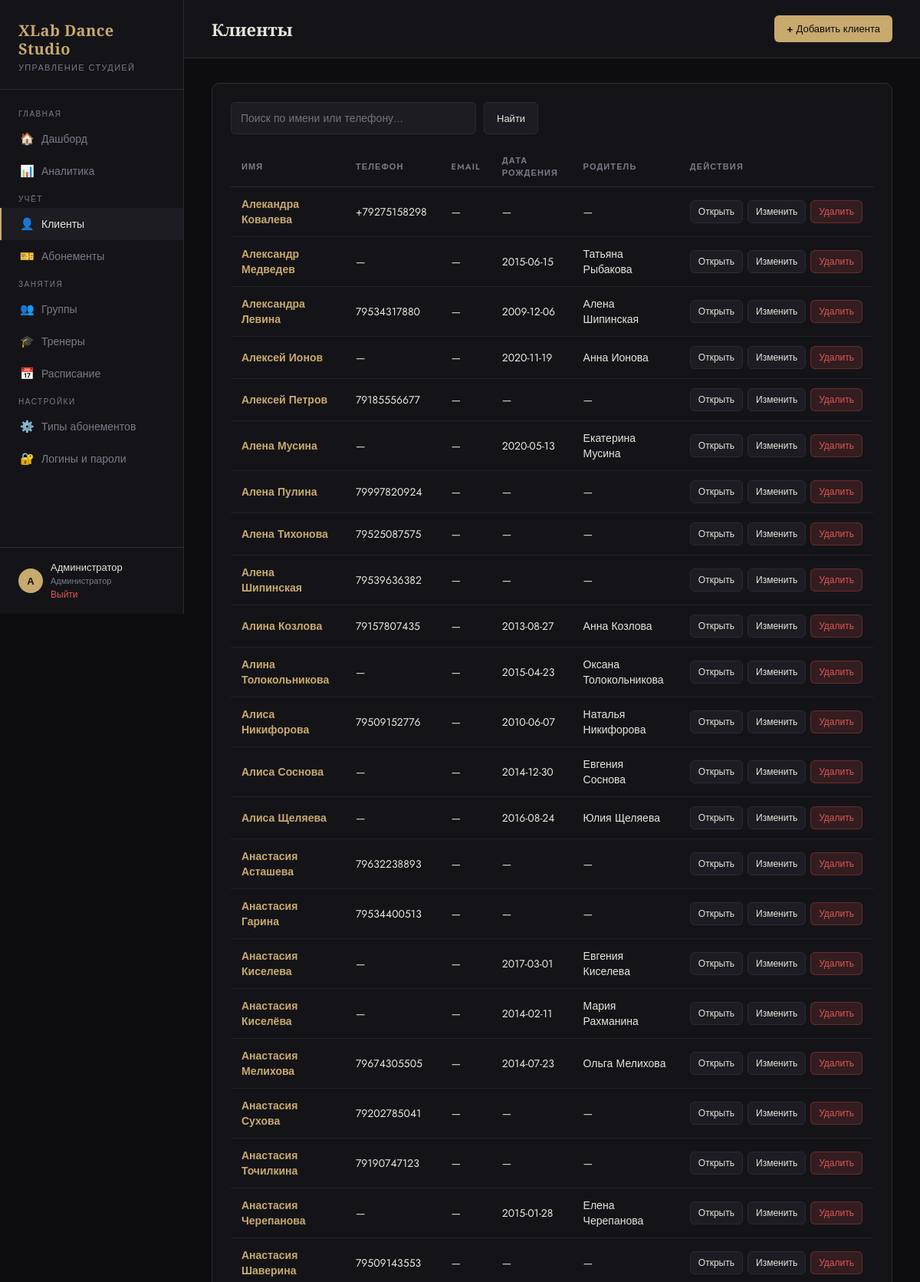
Screenshot of /clients (signed in, upper part) with the database file from the repository.
### tables this page shows
CREATE TABLE users (
            id INTEGER PRIMARY KEY AUTOINCREMENT,
            role TEXT NOT NULL, -- admin | trainer
            username TEXT UNIQUE NOT NULL,
            password TEXT NOT NULL,
            name TEXT NOT NULL,
            trainer_id INTEGER UNIQUE REFERENCES trainers(id) ON DELETE CASCADE
        );

CREATE TABLE clients (
            id INTEGER PRIMARY KEY AUTOINCREMENT,
            name TEXT NOT NULL,
            phone TEXT,
            email TEXT,
            birthdate TEXT,
            parent_id INTEGER REFERENCES clients(id) ON DELETE SET NULL,
            notes TEXT,
            created_at TEXT DEFAULT (datetime('now','localtime'))
        );

### app.py (the view)
@app.route('/clients')
@login_required
def clients():
    db = get_db()
    search = request.args.get('search', '')
    if search:
        clients_list = db.execute('''
            SELECT c.*, p.name as parent_name FROM clients c
            LEFT JOIN clients p ON c.parent_id = p.id
            WHERE c.name LIKE ? COLLATE NOCASE OR c.phone LIKE ? ORDER BY CASE WHEN instr(c.name, ' ') > 0 THEN substr(c.name, 1, instr(c.name, ' ')-1) ELSE c.name END COLLATE NOCASE, c.name COLLATE NOCASE
        ''', (f'%{search}%', f'%{search}%')).fetchall()
    else:
        clients_list = db.execute('''
            SELECT c.*, p.name as parent_name FROM clients c
            LEFT JOIN clients p ON c.parent_id = p.id
            ORDER BY CASE WHEN instr(c.name, ' ') > 0 THEN substr(c.name, 1, instr(c.name, ' ')-1) ELSE c.name END COLLATE NOCASE, c.name COLLATE NOCASE
        ''').fetchall()
    return render_template('clients.html', clients=clients_list, search=search)

### app.py (called while the page is built, shortened)
def current_role():
    return session.get('role', 'admin')

def is_admin():
    return current_role() == 'admin'

def sync_session_user():
    if 'user_id' not in session:
        return
    db = get_db()
    user = db.execute('SELECT role, trainer_id, name FROM users WHERE id=?', (session['user_id'],)).fetchone()
    if not user:
        session.clear()
        return
    session['role'] = user['role']
    session['trainer_id'] = user['trainer_id']
    session['user_name'] = user['name']

@app.before_request
def setup():
    if request.endpoint is None:
        return
    if request.endpoint in ('login', 'logout', 'static'):
        return
    if 'user_id' not in session:
        return
    sync_session_user()
    if is_admin():
        return

def login_required(f):
    from functools import wraps
    @wraps(f)
    def decorated(*args, **kwargs):
        if 'user_id' not in session:
            return redirect(url_for('login'))
        return f(*args, **kwargs)
    return decorated

### database.py (called while the page is built)
def get_db():
    from app import app
    if 'db' not in g:
        g.db = sqlite3.connect(DATABASE)
        g.db.row_factory = sqlite3.Row
        g.db.execute("PRAGMA foreign_keys = ON")
    return g.db

### templates/clients.html (shortened to what this page needs)
{% extends "base.html" %}
{% block topbar_title %}Клиенты{% endblock %}
{% block topbar_actions %}
  <a href="{{ url_for('add_client') }}" class="btn btn-primary">+ Добавить клиента</a>
{% endblock %}
{% block content %}
<div class="card">
  <div style="margin-bottom:16px">
    <form method="GET" style="display:flex; gap:10px">
      <input type="text" name="search" value="{{ search }}" placeholder="Поиск по имени или телефону..." style="max-width:320px">
      <button type="submit" class="btn btn-secondary">Найти</button>
    </form>
  </div>
  {% if clients %}
  <div class="table-wrap">
    <table>
      <thead>
        <tr><th>Имя</th><th>Телефон</th><th>Email</th><th>Дата рождения</th><th>Родитель</th><th>Действия</th></tr>
      </thead>
      <tbody>
        {% for c in clients %}
        <tr>
          <td><a href="{{ url_for('client_detail', id=c.id) }}" style="font-weight:600">{{ c.name }}</a></td>
          <td>{{ c.phone or '—' }}</td>
          <td>{{ c.email or '—' }}</td>
          <td>{{ c.birthdate or '—' }}</td>
          <td>{{ c.parent_name or '—' }}</td>
          <td>
            <div style="display:flex; gap:6px">
              <a href="{{ url_for('client_detail', id=c.id) }}" class="btn btn-secondary btn-sm">Открыть</a>
              <a href="{{ url_for('edit_client', id=c.id) }}" class="btn btn-secondary btn-sm">Изменить</a>
              <form method="POST" action="{{ url_for('delete_client', id=c.id) }}" onsubmit="return confirm('Удалить клиента?')">
                <button class="btn btn-danger btn-sm">Удалить</button>
              </form>
            </div>
          </td>
        </tr>
        {% endfor %}
      </tbody>
    </table>
  </div>
  {% endif %}
</div>
{% endblock %}

### templates/base.html (shortened to what this page needs)
<!DOCTYPE html>
<html lang="ru">
<head>
</head>
<body>
<aside class="sidebar">
  <div class="sidebar-logo">
    <h1>XLab Dance<br>Studio</h1>
    <p>Управление студией</p>
  </div>
  <nav class="nav">
    <div class="nav-section">Главная</div>
    <a href="{{ url_for('dashboard') }}" class="{{ 'active' if request.endpoint == 'dashboard' }}">
      <span class="icon">🏠</span> Дашборд
    </a>
    {% if session.role == 'admin' %}
    <a href="{{ url_for('analytics') }}" class="{{ 'active' if request.endpoint == 'analytics' }}">
      <span class="icon">📊</span> Аналитика
    </a>
    {% endif %}
    {% if session.role == 'admin' %}
    <div class="nav-section">Учёт</div>
    <a href="{{ url_for('clients') }}" class="{{ 'active' if 'client' in request.endpoint }}">
      <span class="icon">👤</span> Клиенты
    </a>
    <a href="{{ url_for('subscriptions') }}" class="{{ 'active' if 'subscription' in request.endpoint and request.endpoint != 'subscription_types' }}">
      <span class="icon">🎫</span> Абонементы
    </a>
    {% endif %}
    <div class="nav-section">Занятия</div>
    {% if session.role == 'admin' %}
    <a href="{{ url_for('groups') }}" class="{{ 'active' if 'group' in request.endpoint }}">
      <span class="icon">👥</span> Группы
    </a>
    {% endif %}
    {% if session.role == 'admin' %}
    <a href="{{ url_for('trainers') }}" class="{{ 'active' if 'trainer' in request.endpoint }}">
      <span class="icon">🎓</span> Тренеры
    </a>
    {% endif %}
    <a href="{{ url_for('schedule') }}" class="{{ 'active' if 'schedule' in request.endpoint or 'attendance' in request.endpoint }}">
      <span class="icon">📅</span> Расписание
    </a>
    {% if session.role == 'admin' %}
    <div class="nav-section">Настройки</div>
    <a href="{{ url_for('subscription_types') }}" class="{{ 'active' if request.endpoint == 'subscription_types' }}">
      <span class="icon">⚙️</span> Типы абонементов
    </a>
    <a href="{{ url_for('accounts') }}" class="{{ 'active' if 'account' in request.endpoint }}">
      <span class="icon">🔐</span> Логины и пароли
    </a>
    {% endif %}
  </nav>
  <div class="sidebar-user">
    <div class="avatar">{{ session.user_name[0] if session.user_name }}</div>
    <div>
      <div style="color: var(--text); font-size: 13px;">{{ session.user_name }}</div>
      <div style="font-size: 11px; color: var(--muted);">{{ 'Администратор' if session.role == 'admin' else 'Тренер' }}</div>
      <a href="{{ url_for('logout') }}">Выйти</a>
    </div>
  </div>
</aside>
<div class="main">
  <div class="topbar">
    <h2>{% block topbar_title %}{% endblock %}</h2>
    <div>{% block topbar_actions %}{% endblock %}</div>
  </div>
  <div class="content">
    {% block content %}{% endblock %}
  </div>
</div>
</body>
</html>

### templates/base.html (style rules this page uses)
:root { --bg: #0d0d0f; --surface: #141418; --surface2: #1c1c22; --border: #2a2a35; --accent: #c8a96e; --accent2: #e8c88a; --text: #e8e4dc; --muted: #7a7a8a; --danger: #e05555; --success: #5cb87a; --warning: #e0a055; --info: #5599e0; --sidebar-w: 240px; }
* { box-sizing: border-box; margin: 0; padding: 0; }
body { background: var(--bg); color: var(--text); font-family: 'Jost', sans-serif; font-weight: 400; min-height: 100vh; display: flex; }
.sidebar { width: var(--sidebar-w); min-height: 100vh; background: var(--surface); border-right: 1px solid var(--border); display: flex; flex-direction: column; position: fixed; top: 0; left: 0; z-index: 100; }
.sidebar-logo { padding: 28px 24px 20px; border-bottom: 1px solid var(--border); }
.sidebar-logo h1 { font-family: 'Playfair Display', serif; font-size: 20px; font-weight: 700; color: var(--accent); letter-spacing: 0.02em; line-height: 1.2; }
.sidebar-logo p { font-size: 11px; color: var(--muted); letter-spacing: 0.12em; text-transform: uppercase; margin-top: 4px; }
.nav { flex: 1; padding: 16px 0; overflow-y: auto; max-height: calc(100vh - 200px); }
.nav-section { padding: 8px 24px 4px; font-size: 10px; letter-spacing: 0.15em; text-transform: uppercase; color: var(--muted); }
.nav a { display: flex; align-items: center; gap: 10px; padding: 10px 24px; color: var(--muted); text-decoration: none; font-size: 14px; font-weight: 400; transition: all 0.2s; border-left: 2px solid transparent; }
.nav a:hover, .nav a.active { color: var(--text); background: var(--surface2); border-left-color: var(--accent); }
.nav a .icon { width: 18px; text-align: center; font-size: 15px; }
.sidebar-user { padding: 16px 24px; border-top: 1px solid var(--border); font-size: 13px; color: var(--muted); display: flex; align-items: center; gap: 10px; }
.sidebar-user .avatar { width: 32px; height: 32px; border-radius: 50%; background: var(--accent); display: flex; align-items: center; justify-content: center; color: var(--bg); font-weight: 700; font-size: 13px; }
.sidebar-user a { color: var(--danger); text-decoration: none; font-size: 12px; }
.main { margin-left: var(--sidebar-w); flex: 1; min-height: 100vh; }
.topbar { padding: 20px 36px; border-bottom: 1px solid var(--border); background: var(--surface); display: flex; align-items: center; justify-content: space-between; position: sticky; top: 0; z-index: 50; }
.topbar h2 { font-family: 'Playfair Display', serif; font-size: 22px; font-weight: 600; color: var(--text); }
.content { padding: 32px 36px; }
.card { background: var(--surface); border: 1px solid var(--border); border-radius: 10px; padding: 24px; }
.table-wrap { overflow-x: auto; }
table { width: 100%; border-collapse: collapse; }
th { text-align: left; padding: 10px 14px; font-size: 11px; font-weight: 600; letter-spacing: 0.1em; text-transform: uppercase; color: var(--muted); border-bottom: 1px solid var(--border); }
td { padding: 12px 14px; font-size: 14px; border-bottom: 1px solid rgba(42,42,53,0.6); vertical-align: middle; }
.btn { display: inline-flex; align-items: center; gap: 6px; padding: 8px 16px; border-radius: 6px; font-size: 13px; font-weight: 500; cursor: pointer; border: none; text-decoration: none; transition: all 0.2s; font-family: 'Jost', sans-serif; }
.btn-primary { background: var(--accent); color: var(--bg); }
.btn-secondary { background: var(--surface2); color: var(--text); border: 1px solid var(--border); }
.btn-danger { background: rgba(224,85,85,0.15); color: var(--danger); border: 1px solid rgba(224,85,85,0.3); }
.btn-sm { padding: 5px 10px; font-size: 12px; }
input, select, textarea { background: var(--surface2); border: 1px solid var(--border); border-radius: 6px; color: var(--text); padding: 10px 12px; font-size: 14px; font-family: 'Jost', sans-serif; transition: border-color 0.2s; width: 100%; }
a { color: var(--accent); text-decoration: none; }

### rows the page displays
users: name "А", user_name "Администратор", role "Администратор"
clients: name "Алекандра Ковалева", phone "+79275158298", email "—", birthdate "—", parent_name "—"
clients: name "Александр Медведев", phone "—", email "—", birthdate "2015-06-15", name "Татьяна Рыбакова"
clients: name "Александра Левина", phone "79534317880", email "—", birthdate "2009-12-06", name "Алена Шипинская"
clients: name "Алексей Ионов", phone "—", email "—", birthdate "2020-11-19", name "Анна Ионова"
clients: name "Алексей Петров", phone "79185556677", email "—", birthdate "—", parent_name "—"
clients: name "Алена Мусина", phone "—", email "—", birthdate "2020-05-13", name "Екатерина Мусина"
clients: name "Алена Пулина", phone "79997820924", email "—", birthdate "—", parent_name "—"
clients: name "Алена Тихонова", phone "79525087575", email "—", birthdate "—", parent_name "—"
clients: name "Алена Шипинская", phone "79539636382", email "—", birthdate "—", parent_name "—"
clients: name "Алина Козлова", phone "79157807435", email "—", birthdate "2013-08-27", name "Анна Козлова"
clients: name "Алина Толокольникова", phone "—", email "—", birthdate "2015-04-23", name "Оксана Толокольникова"
clients: name "Алиса Никифорова", phone "79509152776", email "—", birthdate "2010-06-07", name "Наталья Никифорова"
clients: name "Алиса Соснова", phone "—", email "—", birthdate "2014-12-30", name "Евгения Соснова"
clients: name "Алиса Щеляева", phone "—", email "—", birthdate "2016-08-24", name "Юлия Щеляева"
clients: name "Анастасия Асташева", phone "79632238893", email "—", birthdate "—", parent_name "—"
clients: name "Анастасия Гарина", phone "79534400513", email "—", birthdate "—", parent_name "—"
clients: name "Анастасия Киселева", phone "—", email "—", birthdate "2017-03-01", name "Евгения Киселева"
clients: name "Анастасия Киселёва", phone "—", email "—", birthdate "2014-02-11", name "Мария Рахманина"
clients: name "Анастасия Мелихова", phone "79674305505", email "—", birthdate "2014-07-23", name "Ольга Мелихова"
clients: name "Анастасия Сухова", phone "79202785041", email "—", birthdate "—", parent_name "—"
clients: name "Анастасия Точилкина", phone "79190747123", email "—", birthdate "—", parent_name "—"
clients: name "Анастасия Черепанова", phone "—", email "—", birthdate "2015-01-28", name "Елена Черепанова"
clients: name "Анастасия Шаверина", phone "79509143553", email "—", birthdate "—", parent_name "—"
